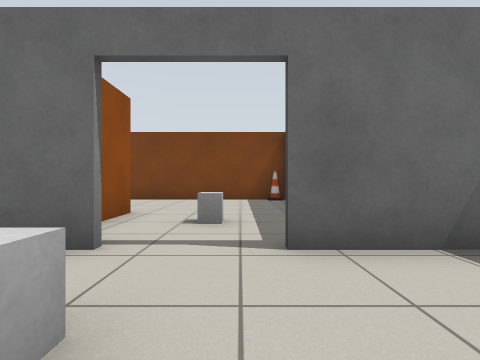
View 1 (above)

24 first-person views from a walk through a Gazebo world. The camera is 0.72 m above the floor, looks level and sees 85° across. The floor is counted in squares, 1 m on a side. Each view is taken from the middle of a square. On the plan, view 1 faces up. The plan holds only what a view shows up to about 9 squares ahead; the rest is blank.

View 2
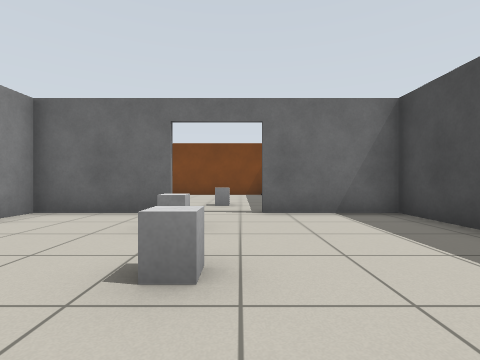

View 3
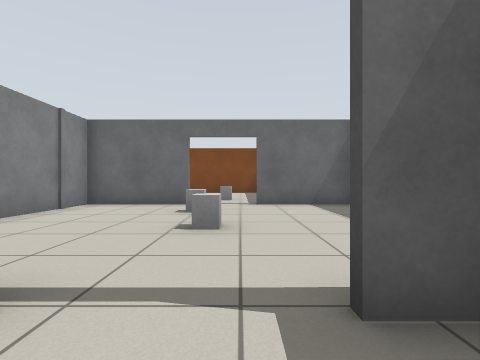

View 4
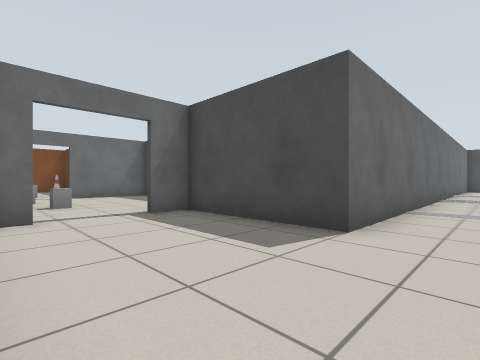

View 5
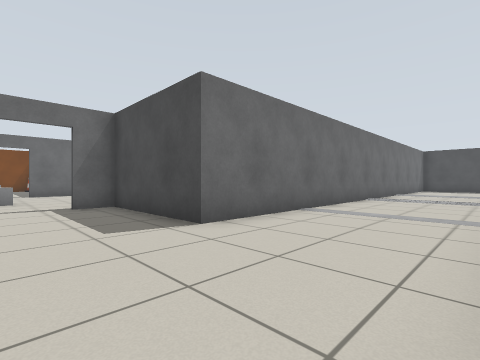

View 6
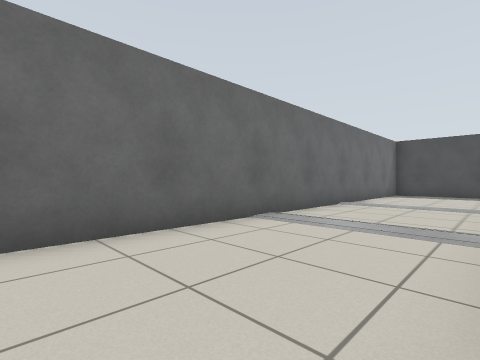

View 7
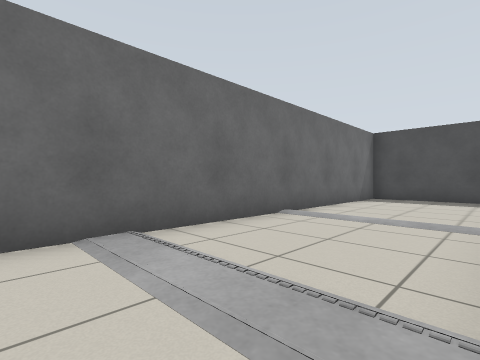

View 8
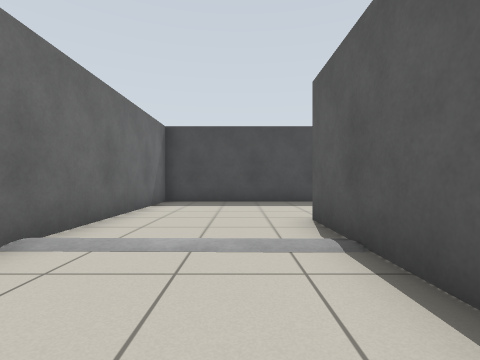

View 9
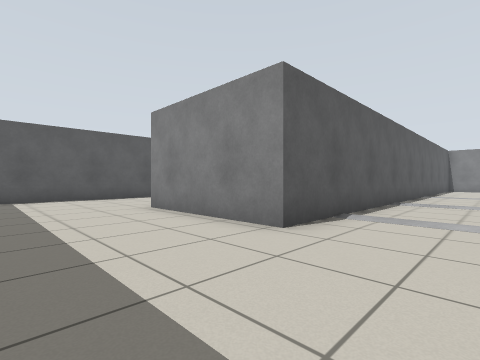

View 10
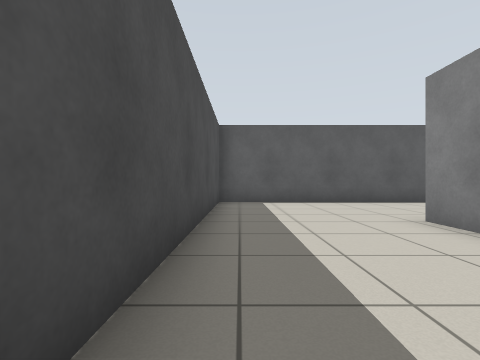

View 11
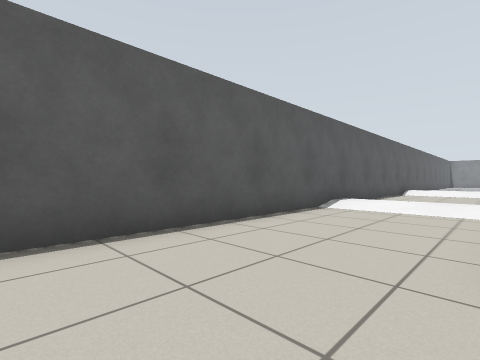

View 12
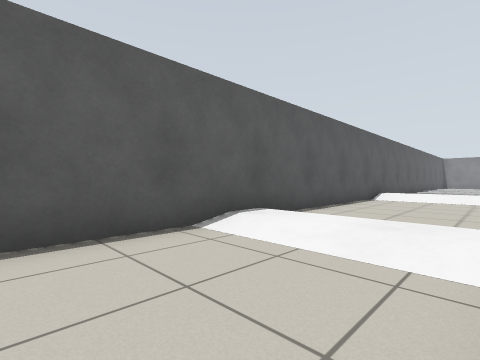

View 13
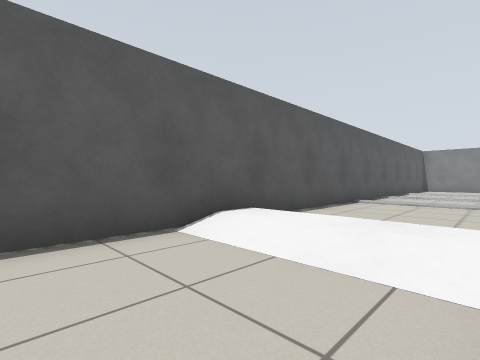

View 14
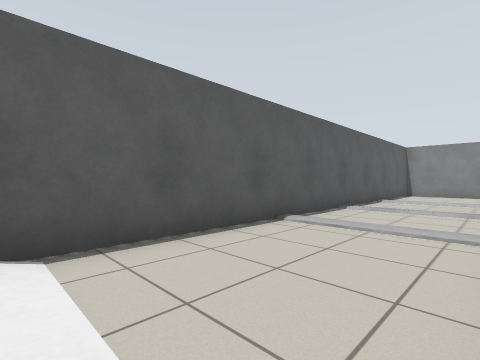

View 15
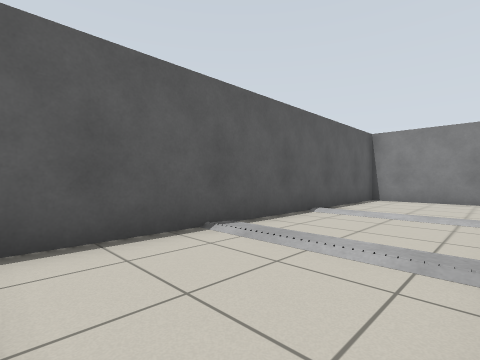

View 16
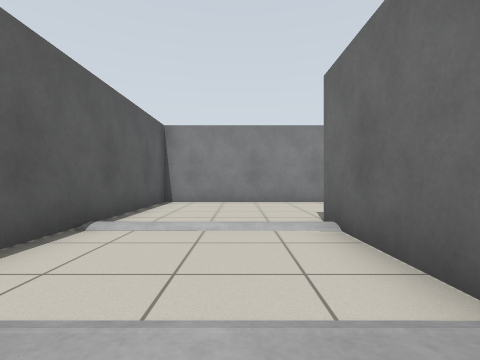

View 17
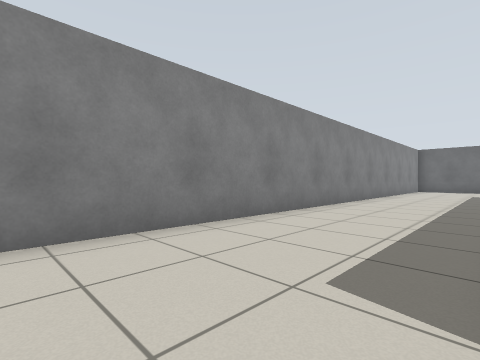

View 18
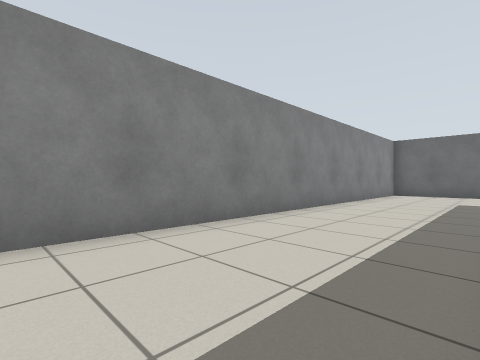

View 19
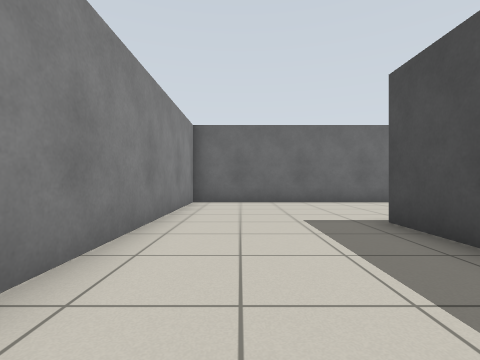

View 20
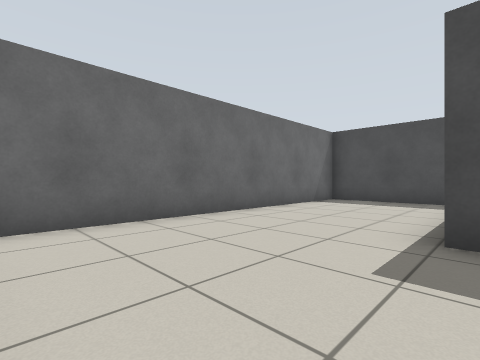

View 21
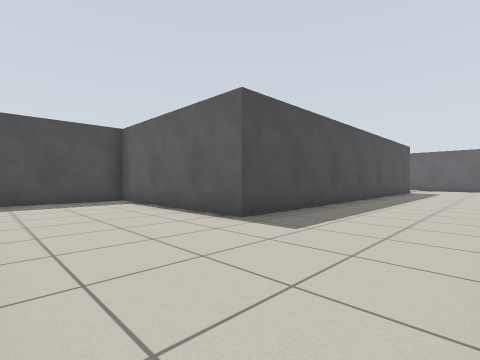

View 22
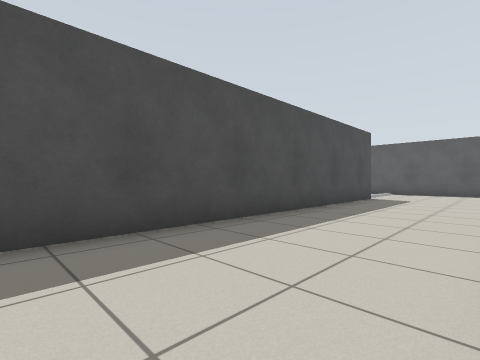

View 23
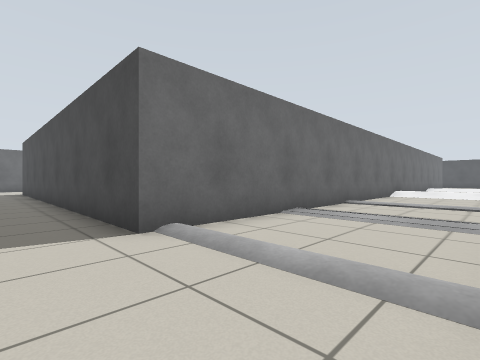

View 24
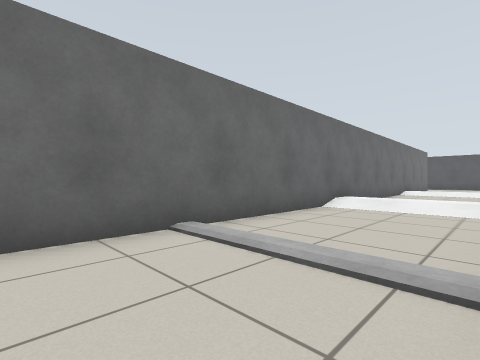

### Floor plan
Points are (right, up) in squares from view 1. A wall is a line through its corners. A room is listed if a view was taken in it or the views show most of it. See-through windows are left out.
Room 1 (views 1, 2)
walls: (-1.5, 2.7) (-4.5, 2.7) (-4.5, -0.1); (3.5, 0.7) (3.5, 2.7) (0.4, 2.7)
ways out: open door at (-0.5, -4) to room 2; open door at (-0.5, 3)
objects: grey box (-1, -1); grey box (-1, 1)
Room 2 (views 3, 4, 5, 6, 7, 8, 9, 10, 11, 12, 13, 14, 15, 16, 17, 18, 19, 20, 21, 22, 23, 24)
walls: (3.4, -15.6) (-10.5, -15.6) (-10.5, -2.6) (-4.6, -2.6) (-4.6, 0.6); (-1.4, -3.7) (-1.9, -3.7); (7.6, -11.3) (14.8, -11.3) (14.8, -15.6); (-5.8, 1.5) (-14.5, 1.5) (-14.5, -19.5) (18.7, -19.5) (18.7, -7.5) (1.6, -7.5) (1.6, -3.7) (0.6, -3.7)
ways out: open door at (-0.5, -4) to room 1
objects: ramp (1, -19)

Positions as (right, up) in squares from view 1, and headings:
1: (0, 0), facing up
2: (0, -3), facing up
3: (0, -5), facing up
4: (-2, -9), facing up-right
5: (-1, -11), facing up-right
6: (5, -11), facing up-right
7: (8, -11), facing up-right
8: (10, -10), facing right
9: (18, -9), facing down-left
10: (18, -11), facing down
11: (17, -16), facing down-left
12: (13, -16), facing down-left
13: (5, -16), facing down-left
14: (1, -16), facing down-left
15: (-4, -16), facing down-left
16: (-6, -17), facing left
17: (-11, -17), facing up-left
18: (-11, -12), facing up-left
19: (-13, -7), facing up
20: (-14, -3), facing up-right
21: (-14, 1), facing down-right
22: (-14, -5), facing down-right
23: (-12, -19), facing up-right
24: (-6, -19), facing up-right
